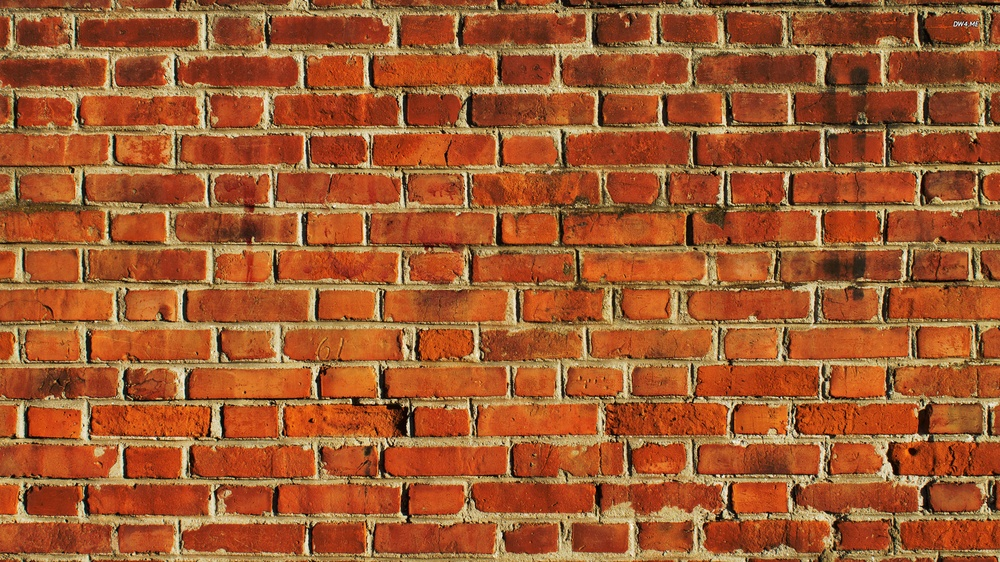
#> input picture cv_api/images/brick-wallpaper-4.jpg, 1000 x 562 px, shrunk from 1920 x 1080 before the run
$ python box.py   (older library calls are emulated)
#> lines starting #> are read from the running program, lines starting #| are printed output that depends on the picture
import cv2
import numpy as np
from matplotlib import pyplot as plt

img = cv2.imread('images/brick-wallpaper-4.jpg',0)
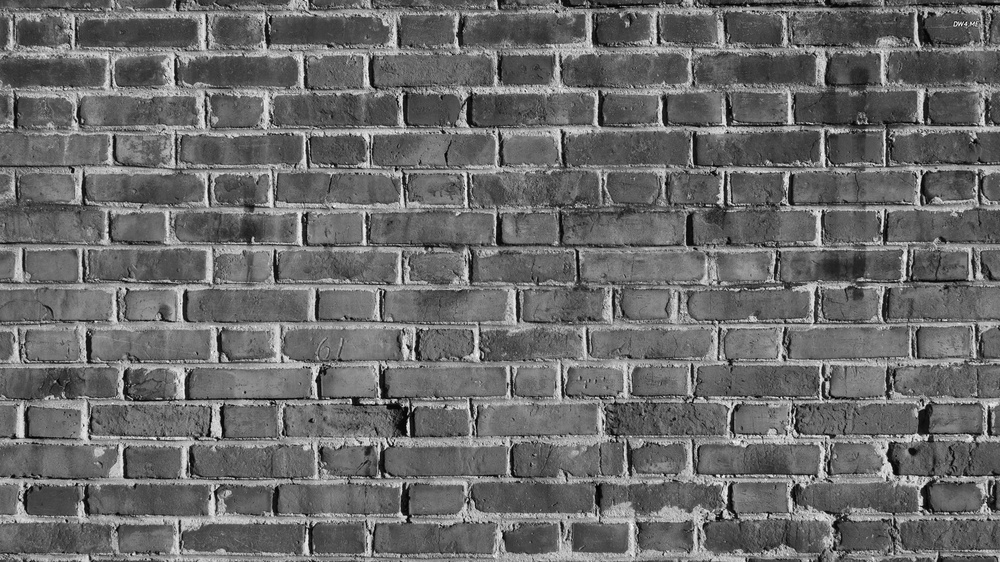
#> img: shape (562, 1000); min 0, max 252, mean 106.1

# Output dtype = cv2.CV_8U
sobelx8u = cv2.Sobel(img,cv2.CV_8U,1,0,ksize=5)
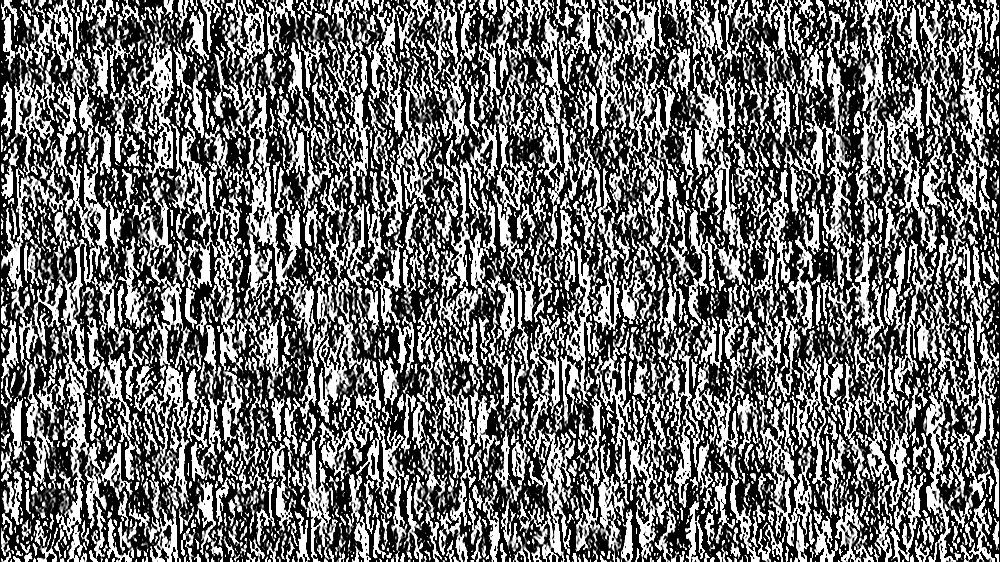
#> sobelx8u: shape (562, 1000); min 0, max 255, mean 109.2

# Output dtype = cv2.CV_64F. Then take its absolute and convert to cv2.CV_8U
sobelx64f = cv2.Sobel(img,cv2.CV_64F,1,0,ksize=5)
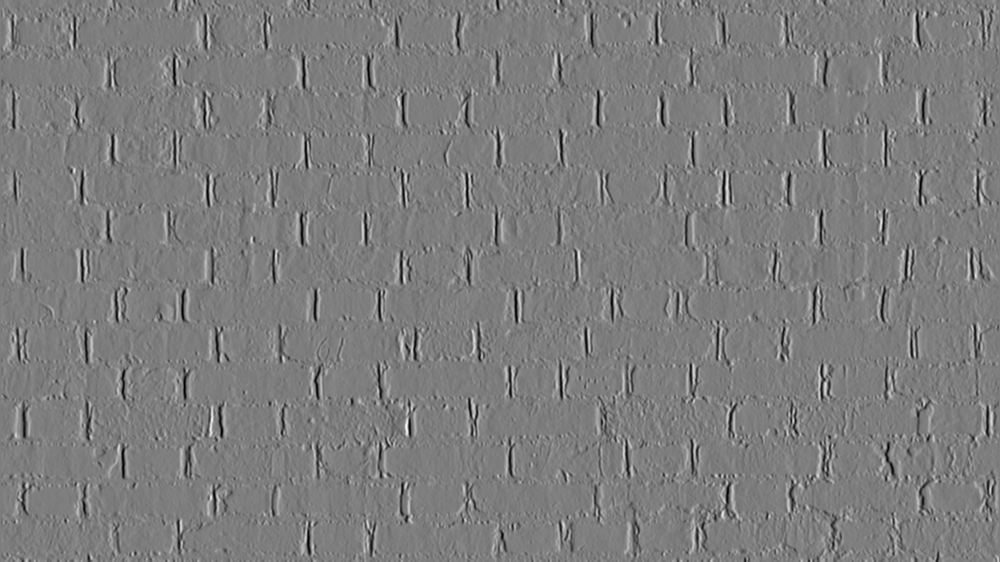
#> sobelx64f: shape (562, 1000) float64; min -9825, max 10109, mean -0.7; drawn with min black and max white
abs_sobel64f = np.absolute(sobelx64f)
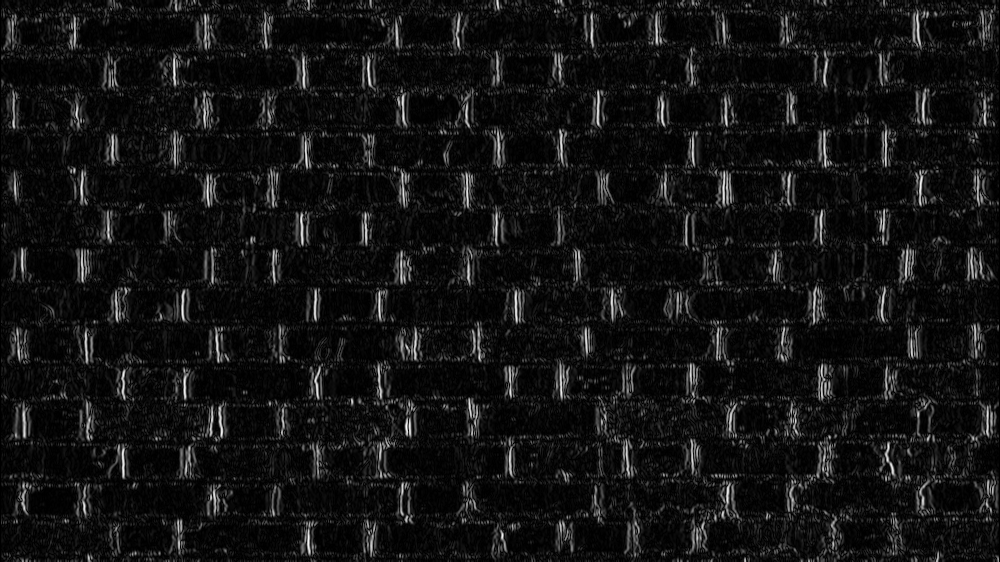
#> abs_sobel64f: shape (562, 1000) float64; min 0, max 10109, mean 771.3; drawn with min black and max white
sobel_8u = np.uint8(abs_sobel64f)
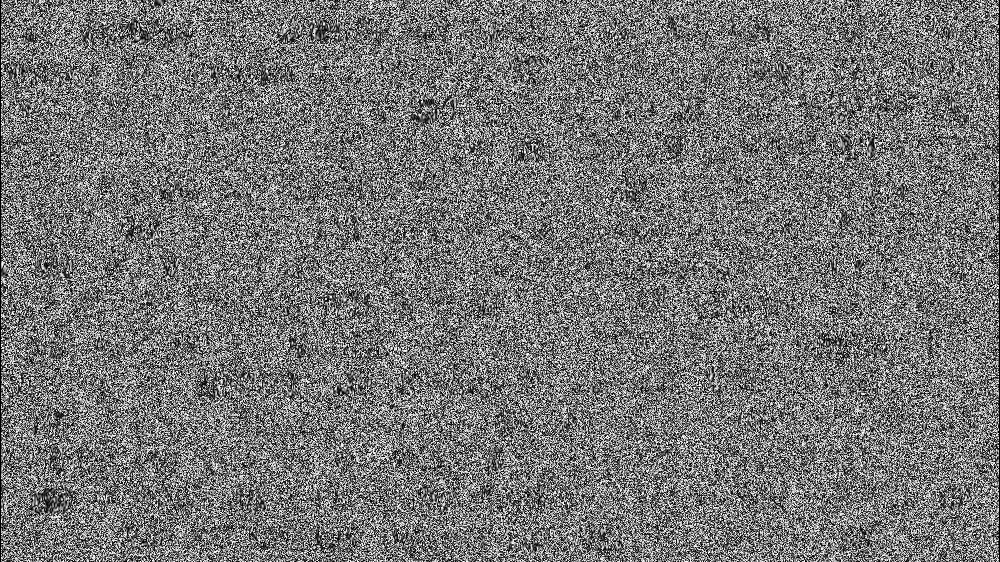
#> sobel_8u: shape (562, 1000); min 0, max 255, mean 118.4
#> (the run stopped early here; a loop or call above may not have finished)

$ run again, with cv_api/images/0.jpg copied over cv_api/images/brick-wallpaper-4.jpg
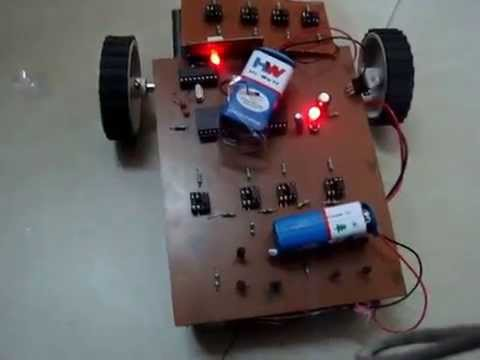
#> input picture cv_api/images/0.jpg, 480 x 360 px
#> `abs_sobel64f = np.absolute(sobelx64f)`:
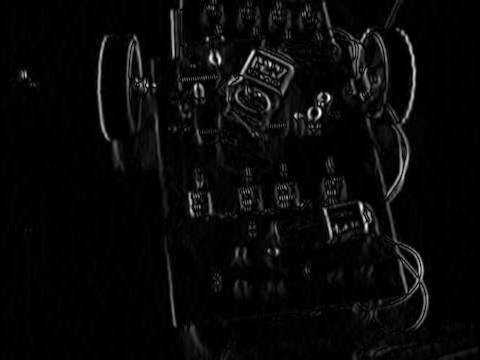
#> abs_sobel64f: shape (360, 480) float64; min 0, max 7642, mean 270.5; drawn with min black and max white
#> `sobel_8u = np.uint8(abs_sobel64f)`:
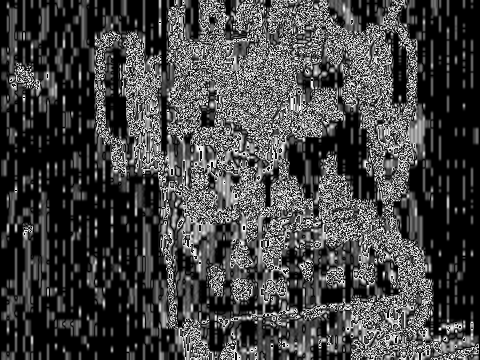
#> sobel_8u: shape (360, 480); min 0, max 255, mean 67.7
